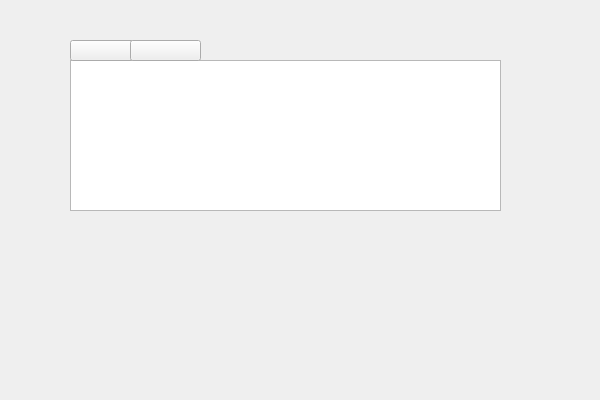
<?xml version="1.0" encoding="UTF-8"?>
<ui version="4.0">
 <class>IdesWidget</class>
 <widget class="QWidget" name="IdesWidget">
  <property name="minimumSize">
   <size>
    <width>600</width>
    <height>400</height>
   </size>
  </property>
  <property name="windowTitle">
   <string>Global configuration</string>
  </property>
  <widget class="QTableView" name="idesView">
   <property name="geometry">
    <rect>
     <x>70</x>
     <y>60</y>
     <width>431</width>
     <height>151</height>
    </rect>
   </property>
  </widget>
  <widget class="QPushButton" name="addButton">
   <property name="geometry">
    <rect>
     <x>70</x>
     <y>40</y>
     <width>71</width>
     <height>21</height>
    </rect>
   </property>
   <property name="text">
    <string/>
   </property>
   <property name="icon">
    <iconset theme="list-add">
     <normaloff/>
    </iconset>
   </property>
  </widget>
  <widget class="QPushButton" name="removeButton">
   <property name="geometry">
    <rect>
     <x>130</x>
     <y>40</y>
     <width>71</width>
     <height>21</height>
    </rect>
   </property>
   <property name="text">
    <string/>
   </property>
   <property name="icon">
    <iconset theme="list-remove">
     <normaloff/>
    </iconset>
   </property>
  </widget>
 </widget>
 <layoutdefault spacing="6" margin="11"/>
 <resources/>
 <connections>
  <connection>
   <sender>addButton</sender>
   <signal>clicked()</signal>
   <receiver>IdesWidget</receiver>
   <slot>onAdd()</slot>
   <hints>
    <hint type="sourcelabel">
     <x>105</x>
     <y>110</y>
    </hint>
    <hint type="destinationlabel">
     <x>299</x>
     <y>199</y>
    </hint>
   </hints>
  </connection>
  <connection>
   <sender>removeButton</sender>
   <signal>clicked()</signal>
   <receiver>IdesWidget</receiver>
   <slot>onRemove()</slot>
   <hints>
    <hint type="sourcelabel">
     <x>175</x>
     <y>110</y>
    </hint>
    <hint type="destinationlabel">
     <x>299</x>
     <y>199</y>
    </hint>
   </hints>
  </connection>
 </connections>
 <slots>
  <slot>onAdd()</slot>
  <slot>onRemove()</slot>
 </slots>
</ui>
